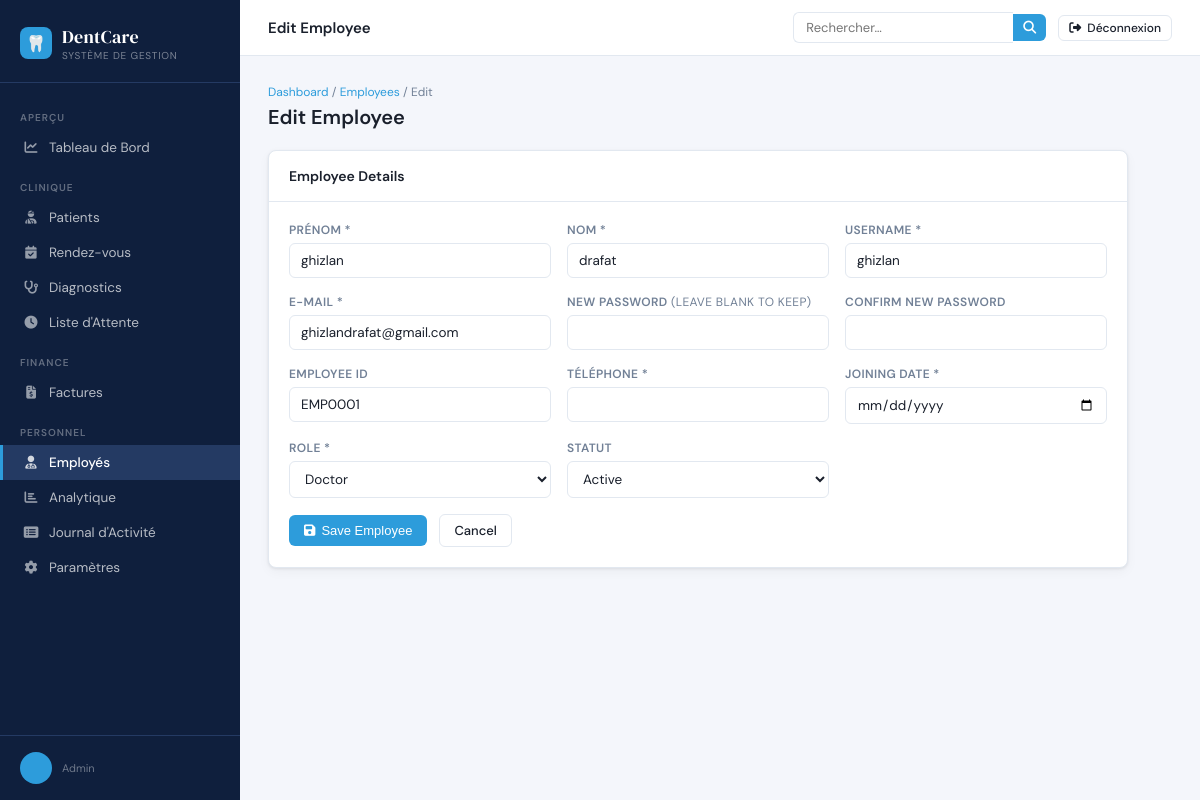
/employees/3/edit/ (signed in), run on the app's committed database.
### authentication/models.py (models this page shows, shortened)
class User(AbstractUser):
    class Role(models.TextChoices):
        ADMIN        = 'admin',        'Admin'
        DOCTOR       = 'doctor',       'Doctor'
        RECEPTIONIST = 'receptionist', 'Receptionist'
        PATIENT      = 'patient',      'Patient'
    role = models.CharField(
        max_length=20,
        choices=Role.choices,
        default=Role.PATIENT,
    )
    phone = models.CharField(max_length=20, blank=True)
    address = models.TextField(blank=True)
    profile_photo = models.ImageField(
        upload_to='profiles/', blank=True, null=True
    )

### clinic/models.py (models this page shows, shortened)
class Employee(models.Model):
    class Department(models.TextChoices):
        DENTISTRY    = 'dentistry',    'Dentistry'
        ORTHODONTICS = 'orthodontics', 'Orthodontics'
        RECEPTION    = 'reception',    'Reception'
        ADMIN        = 'admin',        'Admin'
    class Status(models.TextChoices):
        ACTIVE   = 'active',   'Active'
        INACTIVE = 'inactive', 'Inactive'
    emp_id     = models.CharField(max_length=10, unique=True, editable=False)
    user       = models.OneToOneField(
        'authentication.User',
        on_delete=models.CASCADE,
        related_name='employee_profile'
    )
    department = models.CharField(max_length=20, choices=Department.choices)
    position   = models.CharField(max_length=100)
    salary     = models.DecimalField(max_digits=10, decimal_places=2, default=0)
    hire_date  = models.DateField()
    status     = models.CharField(max_length=10, choices=Status.choices, default=Status.ACTIVE)
    notes      = models.TextField(blank=True)
    created_at = models.DateTimeField(auto_now_add=True)
    class Meta:
        ordering = ['emp_id']

### clinic/views.py (the view, shortened to what this page needs)
# urls.py: path('employees/<int:pk>/edit/',              views.employee_edit,          name='employee_edit'),
@admin_required
def employee_edit(request, pk):
    employee = get_object_or_404(Employee, pk=pk)
    return render(request, 'clinic/employees/form.html', {
        'action': 'Edit', 'employee': employee
    })

### clinic/utils.py (called while the page is built)
def admin_required(view_func):
    @wraps(view_func)
    def wrapper(request, *args, **kwargs):
        if not request.user.is_authenticated:
            return redirect('authentication:login')
        if request.user.role != 'admin':
            messages.error(request, "Admin access required.")
            return redirect('clinic:dashboard')
        return view_func(request, *args, **kwargs)
    return wrapper

### templates/clinic/employees/form.html (shortened to what this page needs)
{% extends "clinic/base.html" %}
{% block topbar_title %}{{ action }} Employee{% endblock %}
{% block nav_employees %}active{% endblock %}
{% block content %}
<div class="page-header">
  <div>
    <div class="breadcrumb"><a href="{% url 'clinic:dashboard' %}">Dashboard</a> / <a href="{% url 'clinic:employee_list' %}">Employees</a> / {{ action }}</div>
    <h1>{{ action }} Employee</h1>
  </div>
</div>
<div class="card" style="max-width:860px">
  <div class="card-header"><span class="card-title">Employee Details</span></div>
  <div class="card-body">
    <form method="post">
      <div class="form-grid">
        <div class="form-group">
          <label>Prénom *</label>
          <input type="text" name="first_name" value="{{ employee.user.first_name|default:'' }}" required>
        </div>
        <div class="form-group">
          <label>Nom *</label>
          <input type="text" name="last_name" value="{{ employee.user.last_name|default:'' }}" required>
        </div>
        <div class="form-group">
          <label>Username *</label>
          <input type="text" name="username" value="{{ employee.user.username|default:'' }}" required>
        </div>
        <div class="form-group">
          <label>E-mail *</label>
          <input type="email" name="email" value="{{ employee.user.email|default:'' }}" required>
        </div>
        {% if action == 'Add' %}
        <div class="form-group">
          <label>Password *</label>
          <input type="password" name="password1" required>
        </div>
        <div class="form-group">
          <label>Confirm Password *</label>
          <input type="password" name="password2" required>
        </div>
        {% else %}
        <div class="form-group">
          <label>New Password <span style="font-weight:400;color:var(--text-muted)">(leave blank to keep)</span></label>
          <input type="password" name="password1">
        </div>
        <div class="form-group">
          <label>Confirm New Password</label>
          <input type="password" name="password2">
        </div>
        {% endif %}
        <div class="form-group">
          <label>Employee ID</label>
          <input type="text" name="employee_id" id="empIdInput" value="{{ employee.emp_id|default:'' }}" placeholder="Auto-generated">
        </div>
        <div class="form-group">
          <label>Téléphone *</label>
          <input type="tel" name="phone" value="{{ employee.phone|default:'' }}" required>
        </div>
        <div class="form-group">
          <label>Joining Date *</label>
          <input type="date" name="joining_date" value="{{ employee.joining_date|date:'Y-m-d'|default:'' }}" required>
        </div>
        <div class="form-group">
          <label>Role *</label>
          <select name="role" required>
            <option value="Doctor"       {% if employee.role == 'Doctor' or not employee %}selected{% endif %}>Doctor</option>
          </select>
        </div>
        <div class="form-group">
          <label>Statut</label>
          <select name="status">
            <option value="active"   {% if employee.status == 'active' or not employee %}selected{% endif %}>Active</option>
          </select>
        </div>
      </div>
      <div class="flex-gap mt-16">
        <button type="submit" class="btn btn-primary"><i class="fas fa-save"></i> Save Employee</button>
        <a href="{% url 'clinic:employee_list' %}" class="btn btn-outline">Cancel</a>
      </div>
    </form>
  </div>
</div>
{% endblock %}

### templates/clinic/base.html (shortened to what this page needs)
<!DOCTYPE html>
<html lang="fr">
<head>
  <link rel="stylesheet" href="https://cdn.jsdelivr.net/npm/@fortawesome/fontawesome-free@6.5.0/css/all.min.css">
</head>
<body>
<aside class="sidebar">
  <div class="sidebar-logo">
    <div class="logo-icon">🦷</div>
    <div>
      <div class="logo-text">DentCare</div>
      <div class="logo-sub">Système de Gestion</div>
    </div>
  </div>
  <nav>
    <div class="nav-section">Aperçu</div>
    <a href="{% url 'clinic:dashboard' %}" class="nav-item {% block nav_dashboard %}{% endblock %}">
      <i class="fas fa-chart-line"></i> Tableau de Bord
    </a>
    <div class="nav-section">Clinique</div>
    <a href="{% url 'clinic:patient_list' %}" class="nav-item {% block nav_patients %}{% endblock %}">
      <i class="fas fa-user-injured"></i> Patients
    </a>
    <a href="{% url 'clinic:appointment_list' %}" class="nav-item {% block nav_appointments %}{% endblock %}">
      <i class="fas fa-calendar-check"></i> Rendez-vous
    </a>
    <a href="{% url 'clinic:diagnosis_list' %}" class="nav-item {% block nav_diagnoses %}{% endblock %}">
      <i class="fas fa-stethoscope"></i> Diagnostics
    </a>
    <a href="{% url 'clinic:waiting_list' %}" class="nav-item {% block nav_waiting %}{% endblock %}">
      <i class="fas fa-clock"></i> Liste d'Attente
    </a>
    <div class="nav-section">Finance</div>
    <a href="{% url 'clinic:patient_payslip_list' %}" class="nav-item {% block nav_invoices %}{% endblock %}">
      <i class="fas fa-file-invoice-dollar"></i> Factures
    </a>
    <div class="nav-section">Personnel</div>
    <a href="{% url 'clinic:employee_list' %}" class="nav-item {% block nav_employees %}{% endblock %}">
      <i class="fas fa-user-md"></i> Employés
    </a>
    <a href="{% url 'clinic:analytics' %}" class="nav-item {% block nav_analytics %}{% endblock %}">
      <i class="fas fa-chart-bar"></i> Analytique
    </a>
    <a href="{% url 'clinic:activity_logs' %}" class="nav-item {% block nav_activity %}{% endblock %}">
      <i class="fas fa-list-alt"></i> Journal d'Activité
    </a>
    <a href="{% url 'clinic:settings' %}" class="nav-item {% block nav_settings %}{% endblock %}">
      <i class="fas fa-cog"></i> Paramètres
    </a>
  </nav>
  <div class="sidebar-footer">
    <div class="sidebar-user">
      <div class="user-avatar">{{ request.user.first_name|first|upper }}{{ request.user.last_name|first|upper }}</div>
      <div>
        <div class="user-role">{{ request.user.role }}</div>
      </div>
    </div>
  </div>
</aside>
<div class="main">
  <header class="topbar">
    <div style="display:flex;align-items:center;gap:12px">
      <span class="topbar-title">{% block topbar_title %}{% endblock %}</span>
    </div>
    <div style="display:flex;align-items:center;gap:12px">
      <form class="search-form" method="get" action="{% url 'clinic:global_search' %}">
        <input class="search-input" type="text" name="q" placeholder="Rechercher…" value="{{ request.GET.q }}">
        <button type="submit" class="search-btn"><i class="fas fa-search"></i></button>
      </form>
    <div class="topbar-actions">
      <a href="{% url 'authentication:logout' %}" class="btn btn-outline btn-sm">
        <i class="fas fa-sign-out-alt"></i> Déconnexion
      </a>
    </div>
    </div>
  </header>
  <main class="page-content">
    {% block content %}{% endblock %}
  </main>
</div>
</body>
</html>

### data on the page
User: user.role "Admin"
Employee: first_name "ghizlan", last_name "drafat", username "ghizlan", email "ghizlandrafat@gmail.com", employee_id "EMP0001", status "Active"

### other printed values
{{ action }} "Edit"
